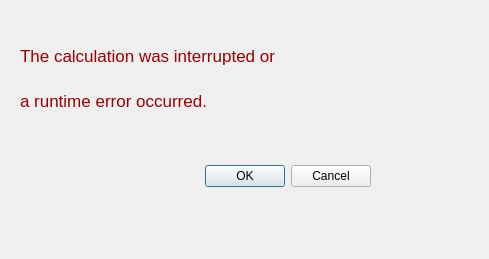
<?xml version="1.0" encoding="UTF-8"?>
<ui version="4.0">
 <class>CalculationError</class>
 <widget class="QDialog" name="CalculationError">
  <property name="geometry">
   <rect>
    <x>0</x>
    <y>0</y>
    <width>489</width>
    <height>259</height>
   </rect>
  </property>
  <property name="windowTitle">
   <string>Calculation Error</string>
  </property>
  <widget class="QDialogButtonBox" name="bb_err">
   <property name="geometry">
    <rect>
     <x>30</x>
     <y>160</y>
     <width>341</width>
     <height>32</height>
    </rect>
   </property>
   <property name="orientation">
    <enum>Qt::Horizontal</enum>
   </property>
   <property name="standardButtons">
    <set>QDialogButtonBox::Cancel|QDialogButtonBox::Ok</set>
   </property>
  </widget>
  <widget class="QLabel" name="la_err1">
   <property name="geometry">
    <rect>
     <x>20</x>
     <y>-30</y>
     <width>361</width>
     <height>171</height>
    </rect>
   </property>
   <property name="font">
    <font>
     <pointsize>13</pointsize>
    </font>
   </property>
   <property name="styleSheet">
    <string notr="true">color: rgb(152, 0, 2)</string>
   </property>
   <property name="text">
    <string>The calculation was interrupted or</string>
   </property>
  </widget>
  <widget class="QLabel" name="la_err2">
   <property name="geometry">
    <rect>
     <x>20</x>
     <y>80</y>
     <width>361</width>
     <height>41</height>
    </rect>
   </property>
   <property name="font">
    <font>
     <pointsize>13</pointsize>
    </font>
   </property>
   <property name="styleSheet">
    <string notr="true">color: rgb(152, 0, 2)</string>
   </property>
   <property name="text">
    <string>a runtime error occurred.</string>
   </property>
  </widget>
 </widget>
 <resources/>
 <connections>
  <connection>
   <sender>bb_err</sender>
   <signal>accepted()</signal>
   <receiver>CalculationError</receiver>
   <slot>accept()</slot>
   <hints>
    <hint type="sourcelabel">
     <x>248</x>
     <y>254</y>
    </hint>
    <hint type="destinationlabel">
     <x>157</x>
     <y>274</y>
    </hint>
   </hints>
  </connection>
  <connection>
   <sender>bb_err</sender>
   <signal>rejected()</signal>
   <receiver>CalculationError</receiver>
   <slot>reject()</slot>
   <hints>
    <hint type="sourcelabel">
     <x>316</x>
     <y>260</y>
    </hint>
    <hint type="destinationlabel">
     <x>286</x>
     <y>274</y>
    </hint>
   </hints>
  </connection>
 </connections>
</ui>
